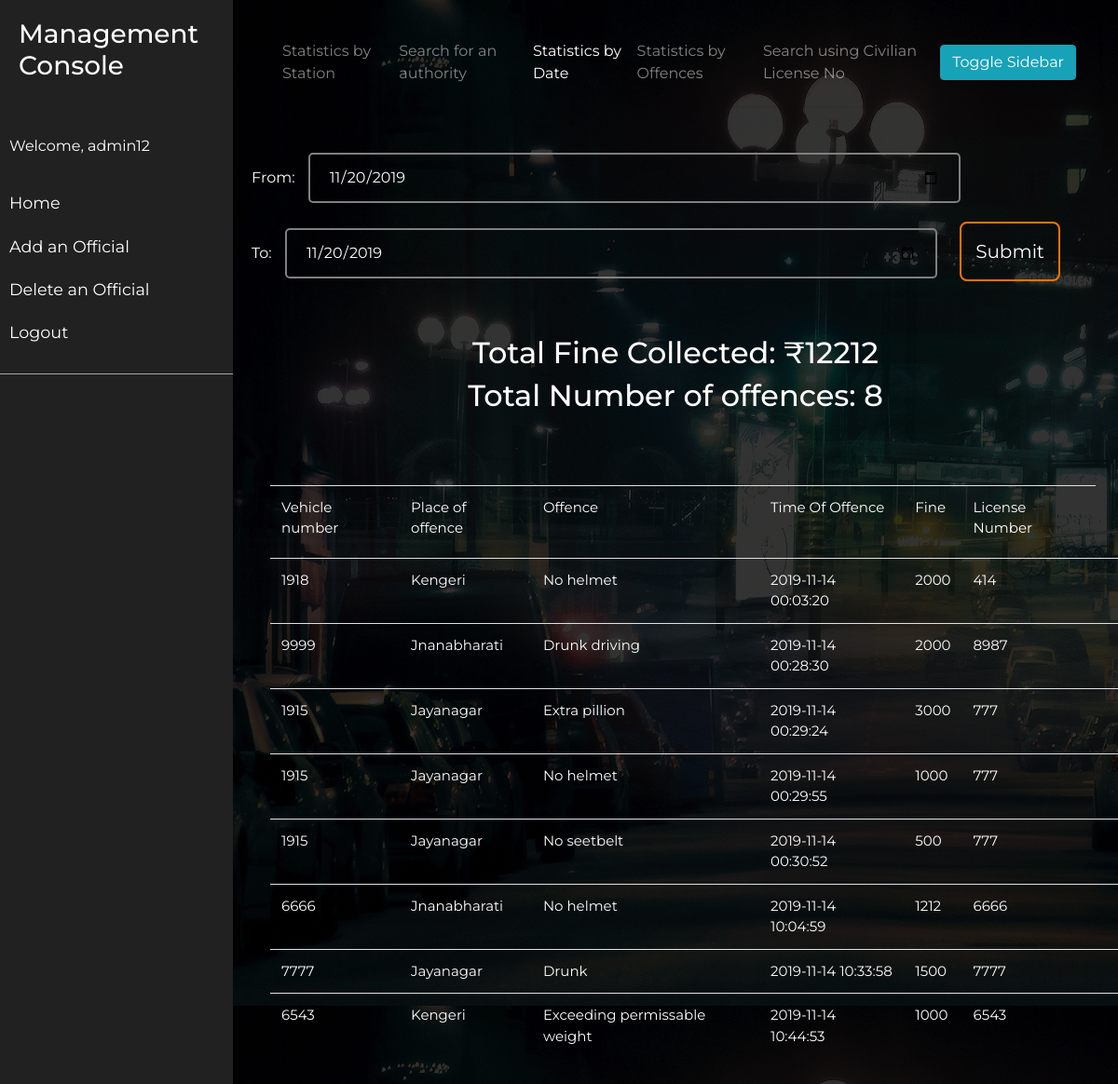
Screenshot of /statsdate.php (signed in) with the database file from the repository.
### tables this page shows
CREATE TABLE `useroffence` (
  `Offence` varchar(30) NOT NULL,
  `Fine` int(50) NOT NULL,
  `VehicleNo` varchar(16) NOT NULL,
  `Place` varchar(30) NOT NULL,
  `DateTime` datetime NOT NULL DEFAULT CURRENT_TIMESTAMP,
  `OfficialUsername` varchar(30) NOT NULL,
  `LicenseNo` varchar(20) NOT NULL
);

### statsdate.php (the view, shortened to what this page needs)
<?php
 $loginusername = $_SESSION["loginusername"];
 ?>
<!DOCTYPE html>
<html>
<head>
    <link rel="stylesheet" href="https://stackpath.bootstrapcdn.com/bootstrap/4.1.0/css/bootstrap.min.css"
>
    <link rel="stylesheet" href="main.css">
</head>
<body>
    <div class="wrapper">
        <nav id="sidebar">
            <div class="sidebar-header">
                <h3>Management Console</h3>
            </div>
            <ul class="list-unstyled components">
                <p>Welcome, <?php echo $loginusername; ?></p>
                <li>
                    <a href="admin.php">Home</a>
                <li>
                    <a href="register.php">Add an Official</a>
                </li>
                <li>
                    <a href="delpge.php">Delete an Official</a>
                </li>
                <li>
                    <a href="logout.php">Logout</a>
                </li>
            </ul>
        </nav>
        <div id="content">
            <nav class="navbar navbar-expand-sm navbar-dark bg-transparent">
                <div class="container-fluid">
            <div>
                <ul class="navbar-nav">
                    <li class="nav-item"><a class="nav-link" href="admin.php">Statistics by Station</a></li>
                    <li class="nav-item"><a class="nav-link" href="authsearch.php" >Search for an authority</a></li>
                    <li class="nav-item active"><a class="nav-link" href="#" >Statistics by Date</a></li>
                    <li class="nav-item"><a class="nav-link" href="offencestats.php" >Statistics by Offences</a></li>
                    <li class="nav-item"><a class="nav-link" href="searchlic.php" >Search using Civilian License No</a></li>
                </ul>
            </div>
                    <button type="button" id="sidebarCollapse" class="btn btn-info">
                        <span>Toggle Sidebar</span>
                    </button>
                </div>
            </nav>
            <div class="view">
                <form name="Filter" method="POST">
    From:
    <input type="date" name="dateFrom" class = "input_form" value="<?php echo date('Y-m-d'); ?>" />
    <br/>
    To:
    <input type="date" name="dateTo" class = "input_form" value="<?php echo date('Y-m-d'); ?>" />
    <input type="submit" name="submit" value="Submit" class = "btn1"/>
</form>
                <table class="table" style = "margin: 20px; border: 0px solid black;">
                    <tr>
                        <td><label for="uid">Vehicle number</label></td>
                        <td><label for="uid">Place of offence</label></td>
                        <td><label for="uid">Offence</label></td>
                        <td><label for="uid">Time Of Offence</label></td>
                        <td><label for="uid">Fine</label></td>
                        <td><label for="uid">License Number</label></td>
                    </tr>
                    <div class="Display">
                        <?php
                        require_once "config.php";
                        $date_from = date('Y-m-d', strtotime($_POST["dateFrom"]));
                        $date_to = new DateTime($_POST["dateTo"]);
                        $date_to->modify('+1 day');
                        $date_to = $date_to->format('Y-m-d');
                        $sql = "SELECT vehicleno,place,offence,datetime,fine,licenseno from useroffence where datetime >= '$date_from 00:00:00 AM' and datetime <= '$date_to 12:00:00 AM'" ;
                        $sum = "SELECT SUM(fine),COUNT(offence) from useroffence where datetime >= '$date_from 00:00:00 AM' and datetime <= '$date_to 12:00:00 AM'";
                        $result = mysqli_query($conn, $sql);
                        $total = mysqli_query($conn,$sum);
						if (mysqli_num_rows($result)>0) {
						while($row = mysqli_fetch_assoc($result)) {
							echo"<tr><td>".$row["vehicleno"]."</td><td>".$row["place"]."</td><td>".$row["offence"]."</td><td>". $row["datetime"]."</td><td>".$row["fine"]."</td><td>".$row["licenseno"]."</td><td></tr>";
                        }
                        $row = mysqli_fetch_assoc($total);
                        echo "<br/><br/><h2><center>Total Fine Collected: ₹".$row["SUM(fine)"]."</center></h2>";
                        echo "<h2><center>Total Number of offences: ".$row["COUNT(offence)"]."</center></h2><br/><br/>";
						} else {
						echo "No Dues";
						}
					?>
                    </div>
                </table>
            </div>
        </div>
    </div>
</body>
</html>

### main.css (style rules this page uses)
body { background: linear-gradient(rgba(0,0,0,.8), rgba(0,0,0,.8)), url('bg.jpg'); }
.input_form { width: 700px; padding: 12px 20px; margin: 10px 10px; background-color: transparent !important; border: 2px solid gray; border-radius: 5px; -webkit-transition-duration: 0.4s !important; transition-duration: 0.4s; }
.btn1 { border: 2px solid #fc7303; background-color: transparent; border-radius: 8px; font-size: 20px; -webkit-transition-duration: 0.4s; transition-duration: 0.4s; text-decoration: none !important; padding: 15px; margin: 10px; }
* { font-family: 'Montserrat', sans-serif; color: #ffffff; }
table td { padding: 10px; margin: 10px; border: none; }
table tr { padding: 10px; margin: 10px; border: none; }
a { text-decoration: none; color: black; }
.view { font-family: sans-serif; color: #fc7303; }
.table { font-size: 15px; background-color: transparent; margin-top: 50px; padding: 10px; }
.navbar { padding: 15px 10px; background: #fff; border: none; border-radius: 0; margin-bottom: 40px; box-shadow: 1px 1px 3px rgba(0, 0, 0, 0.1); }
.wrapper { display: flex; width: 100%; align-items: stretch; }
#sidebar { min-width: 250px; max-width: 250px; background: #212121; color: #fff; transition: all 0.3s; }
#sidebar .sidebar-header { padding: 20px; background: #212121; }
#sidebar ul.components { padding: 20px 0; border-bottom: 1px solid #a7a7a7; }
#sidebar ul p { color: #fff; padding: 10px; }
#sidebar ul li a { padding: 10px; font-size: 1.1em; display: block; color: #fff; }
#content { width: 100%; padding: 20px; min-height: 100vh; transition: all 0.3s; }

### rows the page displays
useroffence: VehicleNo "1918", Place "Kengeri", Offence "No helmet", DateTime "2019-11-14 00:03:20", Fine "2000", LicenseNo "414"
useroffence: VehicleNo "9999", Place "Jnanabharati", Offence "Drunk driving", DateTime "2019-11-14 00:28:30", Fine "2000", LicenseNo "8987"
useroffence: VehicleNo "1915", Place "Jayanagar", Offence "Extra pillion", DateTime "2019-11-14 00:29:24", Fine "3000", LicenseNo "777"
useroffence: VehicleNo "1915", Place "Jayanagar", Offence "No helmet", DateTime "2019-11-14 00:29:55", Fine "1000", LicenseNo "777"
useroffence: VehicleNo "1915", Place "Jayanagar", Offence "No seetbelt", DateTime "2019-11-14 00:30:52", Fine "500", LicenseNo "777"
useroffence: VehicleNo "6666", Place "Jnanabharati", Offence "No helmet", DateTime "2019-11-14 10:04:59", Fine "1212", LicenseNo "6666"
useroffence: VehicleNo "7777", Place "Jayanagar", Offence "Drunk", DateTime "2019-11-14 10:33:58", Fine "1500", LicenseNo "7777"
useroffence: VehicleNo "6543", Place "Kengeri", Offence "Exceeding permissable weight", DateTime "2019-11-14 10:44:53", Fine "1000", LicenseNo "6543"

### other values shown
$loginusername "admin12"
$row["SUM(fine)"] "12212"
$row["COUNT(offence)"] "8"
